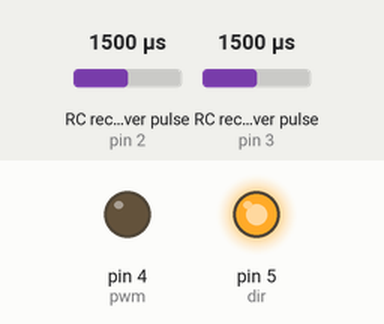
Recording of a sketch running on a simulated Arduino Uno, built with avr-gcc and run on an emulated ATmega328P. On the bench: output pins drawn as LEDs (lit = HIGH). Wiring (inferred from the names in the program): 2 × RC receiver channel: data pin 2 / data pin 3. The test bench sets the inputs (shaded band); at power-on: RC receiver pulse (sensors on pin 2, pin 3) 1500 µs. What the sketch prints to the serial monitor is not drawn.

Above: at 0.1 s.
Timing chart, 0 to 1.6 s (numbered marks = the images above):
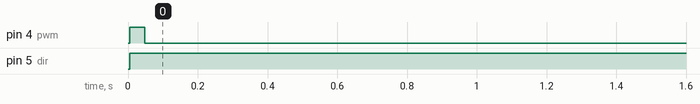

Measured:
- by itself, pin 4 (pwm): LOW → HIGH at 0.00 s, → LOW 0.04 s later
- by itself, pin 5 (dir): LOW → HIGH at 0.00 s

The sketch:

alternate_app_test.ino
```cpp
#define chanA 2
#define chanAInt 0
#define chanB 3
#define chanBInt 1
#define pwm 4
#define dir 5
#define pan A1

volatile float panOpC=0;
volatile float panOpP=0;
volatile float delPanOpD1=0;
volatile float delPanOpD2=0;
volatile int drTry=0;
volatile int drPass=0;
volatile int sI=0;
volatile bool dr=HIGH;
volatile bool drP=HIGH;
const float drTol=0.2;

volatile long int count=0;
volatile unsigned long int lastMilli=0;
volatile unsigned long int milli=0;
volatile bool chA,chB,chAP,chBP;
volatile int updateTime=20;                                                     // Update time period for encoders in milli seconds
volatile float rpm=0.0;
volatile float panRead=0.0;
volatile float moAng=0.0;
volatile float shAng=0.0;
volatile float paAng=0.0;
volatile float probe[2][3]={{0,0,0},{0,0,0}};                                  // Index starts at 0
volatile float probeDiff[2]={0,0};
volatile int scanStep=5;
volatile int mul=0;

volatile int refTry=0;
volatile int refPass=0;
volatile float refPast=0;


double Kp=10;                                                               // 1.0
double Ki=0.0;                                                            // 0.0
double Kd=5;                                                                // 0.2
volatile float errPast=0.0;
volatile float err=0.5;
volatile float errDer=0.0;
volatile float errInt=0.0;
volatile float cntr=0.0;
volatile float angTol=0.25;
volatile int pidComp=0;

int ref=0;
int pwmVal=0;
int time=0;

void setup(){
  noInterrupts();
  pinMode(pwm,OUTPUT);
  pinMode(dir,OUTPUT);
  pinMode(chanA,INPUT);
  digitalWrite(chanA,LOW);
  pinMode(chanB,INPUT);
  digitalWrite(chanB,LOW);
  pinMode(pan,INPUT);
  Serial.begin(9600);

  // Attach interrupt on encoder channels
  attachInterrupt(0,pulseCountA,CHANGE);
  attachInterrupt(1,pulseCountB,CHANGE);

  // Attach timer1 interrupt to calculate RPM
  TCCR1A=0;                                                                    // RESET REGISTERS
  TCCR1B=0;
  TCNT1=0;

  OCR1A=250*updateTime;                                                        //12500; COMPARE MATCH REGISTER SET FOR MEGA RUNNING AT 16MHZ WITH PRESCALER 64 COUNTING FOR 20HZ
  TCCR1B |= (1 << CS11);                                                       // SET PRESCALER TO 64
  TCCR1B |= (1 << CS10);                                                       // SET PRESCALER TO 64
  TCCR1B |= (1 << WGM12);                                                      // CTC MODE
  TIMSK1 |= (1 << OCIE1A);                                                     // ENABLE TIMER 1 COMPARE A INTERRUPT

  // Attach timer interrupt to wake system

  interrupts();
}

void loop(){
  //  Rest for pre-determined amount of time then
  //  scan() then
  //  getRef() then
  //  setRef()
//  while(sI==0){
//    scan();
////    Serial.print("Si:");Serial.print(sI);Serial.print(";dir:");Serial.println(dr);
//  }
  setRef(10,&paAng);

  delay(500);
}

void pulseCountA(){
  chA=digitalRead(chanA);
  chB=digitalRead(chanB);
  if(chA==chB) count++;                                                      // Read and compare digital port 2 and 3
  else count--;
}

void pulseCountB(){
  chA=digitalRead(chanA);
  chB=digitalRead(chanB);
  if(chB!=chA) count++;                                                      // Read and compare digital port 2 and 3
  else count--;
}

float getPanOp(int panPort){
// panPort = Analog port on which panel is connected
  panRead = 0.0;
  for(int i =0;i<5;i++)
    panRead += analogRead(panPort);                                         //  get average five consecutive analog readings from A1 pin (pot)
  panRead*=0.009774/5;                                                        //  convert from 10 bit to 10V -> 0.009774=10/1023
  return panRead;
}

ISR(TIMER1_COMPA_vect){                                                     // TIMER 1 COMPARE A ISR
  rpm=float(937.5*count/updateTime);                                        //  60000*count)/(CPR*updateTime)
  moAng+=(5.625*count);
  shAng+=(0.3*count);
  paAng+=(0.01*count);
  count=0;
  rpm=abs(rpm);
}

float PID(double P,double I,double D, float refer, float actual){
  Serial.print("Inside PID with err:");Serial.print(err);Serial.print(" and pidComp:");Serial.println(pidComp);
  err=refer-actual;
  if (abs(err)<angTol & abs(errPast)<angTol){
    pidComp=1;
  }else pidComp=0;
  errDer=err-errPast;
  errInt+=err;
  errInt=constrain(errInt,-100,100);
  cntr=constrain(((P*err)+(I*errInt)+(D*errDer)),-255,255);
  if(cntr<0) dr=LOW;
  else dr=HIGH;
  errPast=err;
  return int(cntr);
}

void scan(){
  // Gets correction rotation direction and sets 'dr' variable
  drPass=0;
  drTry=0;
  while (drPass==0){
    drTry++;
//    digitalWrite(dir,LOW);
    panOpP=getPanOp(pan);
    setRef(paAng-scanStep,&paAng);
//    analogWrite(pwm,100);
//    delay(100);
//    analogWrite(pwm,0);
//    Serial.print(paAng);
//    Serial.print(" ");
//    delay(100);
    panOpC=getPanOp(pan);
    delPanOpD1=panOpP-panOpC;
//    Serial.println(delPanOpD1);
//    Serial.print(" ");
    setRef(paAng+2*scanStep,&paAng);
//    digitalWrite(dir,HIGH);
//    analogWrite(pwm,100);
//    delay(100);
//    analogWrite(pwm,0);
//    Serial.print(paAng);
//    delay(1000);
    panOpC=getPanOp(pan);
    delPanOpD2=panOpP-panOpC;
//    Serial.print(" ");
//    Serial.println(delPanOpD2);
//    Serial.print(" ");
    setRef(paAng-scanStep,&paAng);
//    digitalWrite(dir,LOW);
//    analogWrite(pwm,100);
//    delay(100);
//    analogWrite(pwm,0);
//    Serial.println(paAng);
    if (delPanOpD1<-drTol){
      dr=LOW;
      mul=-1;
      drPass=1;
      sI=1;
    }else if (delPanOpD2<-drTol){
      dr=HIGH;
      mul=1;
      drPass=1;
      sI=1;
    }else {
      drPass=0;                                                             // Find process to randomize direction selection
      setRef(paAng+3*scanStep,&paAng);
//      digitalWrite(dir,HIGH);
//      analogWrite(pwm,100);
//      delay(1500);
//      analogWrite(pwm,0);
//      delay(100);
    }
    if (drTry>2){
      drPass=-1;                                                            // Find optimal way to allow system to sleep if no light source present
      sI=1;
    }
  }
  drP=dr;                                                                   // Store previous direction(Used in future additions)
}

void getRef(){
  // Gets new reference angle for system by using scanning direction and finding new maximum panel output
  // move through 5 step in direction identified
  refTry=0;
  refPass=0;

  while (refPass!=1){
    // find difference in past and current panel reading
    for(int i=0;i<2;i++){
      probe[0][i+1]=probe[0][i];
      probe[1][i+1]=probe[1][i];
    }
    setRef(paAng+(mul*scanStep/2),&paAng);
    probe[0][0]=getPanOp(pan);
    probe[1][0]=paAng;
    probeDiff[0]=probe[1]-probe[0];
    probeDiff[1]=probe[2]-probe[1];
    // if difference changes to positive stop and go back one step
    if (probeDiff[0]>0 & probeDiff[1]<0){
      refPass=1;// use sI=1
      setRef(probe[1][1],&paAng);
    }else if (refTry>5){
      refPass=1;// use sI=1
      setRef(refPast,&paAng);
    }
    refTry+=1;
  }
  refPast=paAng;
}

void setRef(float angRef,volatile float *opAngPt){
  // Set new reference angle for system to move to and optionally use PID controller to reach target
  Serial.print("In setRef with ");Serial.print(angRef);Serial.print(" & ");Serial.println(*opAngPt);
  ref=angRef;
  while (pidComp==0 | abs(angRef-*opAngPt)>angTol){
    pwmVal=abs(PID(Kp,Ki,Kd,angRef,*opAngPt));
    digitalWrite(dir,dr);
    analogWrite(pwm,pwmVal);
  }
  analogWrite(pwm,0);
  delay(100);
}
```
